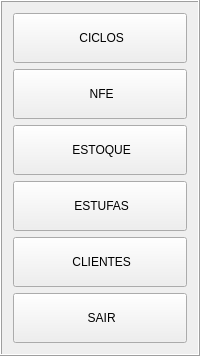
     <widget class="QFrame" name="fr_menu">
      <property name="minimumSize">
       <size>
        <width>160</width>
        <height>0</height>
       </size>
      </property>
      <property name="frameShape">
       <enum>QFrame::Box</enum>
      </property>
      <property name="frameShadow">
       <enum>QFrame::Raised</enum>
      </property>
      <layout class="QVBoxLayout" name="verticalLayout_11">
       <item>
        <widget class="QPushButton" name="bt_cycle_menu">
         <property name="sizePolicy">
          <sizepolicy hsizetype="Minimum" vsizetype="Fixed">
           <horstretch>0</horstretch>
           <verstretch>0</verstretch>
          </sizepolicy>
         </property>
         <property name="minimumSize">
          <size>
           <width>0</width>
           <height>50</height>
          </size>
         </property>
         <property name="cursor">
          <cursorShape>PointingHandCursor</cursorShape>
         </property>
         <property name="text">
          <string> CICLOS</string>
         </property>
         <property name="icon">
          <iconset resource="resource.qrc">
           <normaloff>:/icons/assets/tag-32.png</normaloff>:/icons/assets/tag-32.png</iconset>
         </property>
         <property name="iconSize">
          <size>
           <width>32</width>
           <height>32</height>
          </size>
         </property>
        </widget>
       </item>
       <item>
        <widget class="QPushButton" name="bt_nfe_menu">
         <property name="minimumSize">
          <size>
           <width>0</width>
           <height>50</height>
          </size>
         </property>
         <property name="cursor">
          <cursorShape>PointingHandCursor</cursorShape>
         </property>
         <property name="text">
          <string> NFE</string>
         </property>
         <property name="icon">
          <iconset resource="resource.qrc">
           <normaloff>:/icons/assets/document-32.png</normaloff>:/icons/assets/document-32.png</iconset>
         </property>
         <property name="iconSize">
          <size>
           <width>32</width>
           <height>32</height>
          </size>
         </property>
        </widget>
       </item>
       <item>
        <widget class="QPushButton" name="bt_stock_menu">
         <property name="minimumSize">
          <size>
           <width>0</width>
           <height>50</height>
          </size>
         </property>
         <property name="cursor">
          <cursorShape>PointingHandCursor</cursorShape>
         </property>
         <property name="text">
          <string> ESTOQUE</string>
         </property>
         <property name="icon">
          <iconset resource="resource.qrc">
           <normaloff>:/icons/assets/stock-32.png</normaloff>:/icons/assets/stock-32.png</iconset>
         </property>
         <property name="iconSize">
          <size>
           <width>32</width>
           <height>32</height>
          </size>
         </property>
        </widget>
       </item>
       <item>
        <widget class="QPushButton" name="bt_kiln_menu">
         <property name="minimumSize">
          <size>
           <width>0</width>
           <height>50</height>
          </size>
         </property>
         <property name="cursor">
          <cursorShape>PointingHandCursor</cursorShape>
         </property>
         <property name="text">
          <string> ESTUFAS</string>
         </property>
         <property name="icon">
          <iconset resource="resource.qrc">
           <normaloff>:/icons/assets/stove-32.png</normaloff>:/icons/assets/stove-32.png</iconset>
         </property>
         <property name="iconSize">
          <size>
           <width>32</width>
           <height>32</height>
          </size>
         </property>
        </widget>
       </item>
       <item>
        <widget class="QPushButton" name="bt_client_menu">
         <property name="minimumSize">
          <size>
           <width>0</width>
           <height>50</height>
          </size>
         </property>
         <property name="cursor">
          <cursorShape>PointingHandCursor</cursorShape>
         </property>
         <property name="text">
          <string> CLIENTES</string>
         </property>
         <property name="icon">
          <iconset resource="resource.qrc">
           <normaloff>:/icons/assets/customer-32.png</normaloff>:/icons/assets/customer-32.png</iconset>
         </property>
         <property name="iconSize">
          <size>
           <width>32</width>
           <height>32</height>
          </size>
         </property>
        </widget>
       </item>
       <item>
        <widget class="QPushButton" name="bt_exit_menu">
         <property name="minimumSize">
          <size>
           <width>0</width>
           <height>50</height>
          </size>
         </property>
         <property name="cursor">
          <cursorShape>PointingHandCursor</cursorShape>
         </property>
         <property name="text">
          <string> SAIR</string>
         </property>
         <property name="icon">
          <iconset resource="resource.qrc">
           <normaloff>:/icons/assets/exit-32.png</normaloff>:/icons/assets/exit-32.png</iconset>
         </property>
         <property name="iconSize">
          <size>
           <width>32</width>
           <height>32</height>
          </size>
         </property>
        </widget>
       </item>
      </layout>
     </widget>
